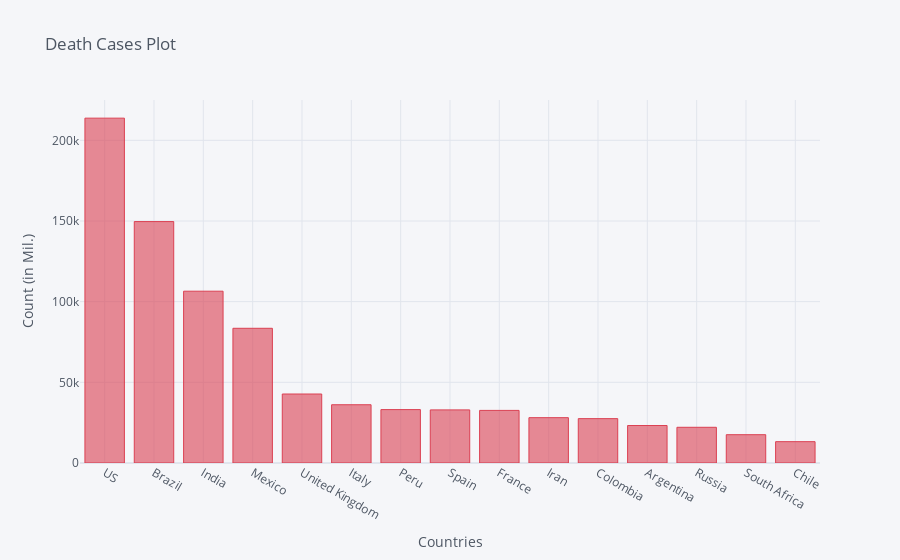

Notebook source saved alongside this figure:
### Code cell
death_df2_plot.iplot(kind='bar', x='Country/Region', y='10/9/20',color='red',
                    title='Death Cases Plot',xTitle='Countries',yTitle='Count (in Mil.)')

### Figure 1 — Plotly figure (JSON) as saved in the notebook; plotly's stock layout.template omitted (floating-point values rounded to 4 significant figures)
{"data": [{"marker": {"color": "rgba(219, 64, 82, 0.6)", "line": {"color": "rgba(219, 64, 82, 1.0)", "width": 1}}, "name": "10/9/20", "orientation": "v", "text": "", "type": "bar", "x": ["US", "Brazil", "India", "Mexico", "United Kingdom", "Italy", "Peru", "Spain", "France", "Iran", "Colombia", "Argentina", "Russia", "South Africa", "Chile"], "y": [213752, 149639, 106490, 83497, 42769, 36111, 33098, 32929, 32601, 28098, 27495, 23225, 22137, 17547, 13220]}], "layout": {"legend": {"bgcolor": "#F5F6F9", "font": {"color": "#4D5663"}}, "paper_bgcolor": "#F5F6F9", "plot_bgcolor": "#F5F6F9", "title": {"font": {"color": "#4D5663"}, "text": "Death Cases Plot"}, "xaxis": {"gridcolor": "#E1E5ED", "showgrid": true, "tickfont": {"color": "#4D5663"}, "title": {"font": {"color": "#4D5663"}, "text": "Countries"}, "zerolinecolor": "#E1E5ED"}, "yaxis": {"gridcolor": "#E1E5ED", "showgrid": true, "tickfont": {"color": "#4D5663"}, "title": {"font": {"color": "#4D5663"}, "text": "Count (in Mil.)"}, "zerolinecolor": "#E1E5ED"}}}
